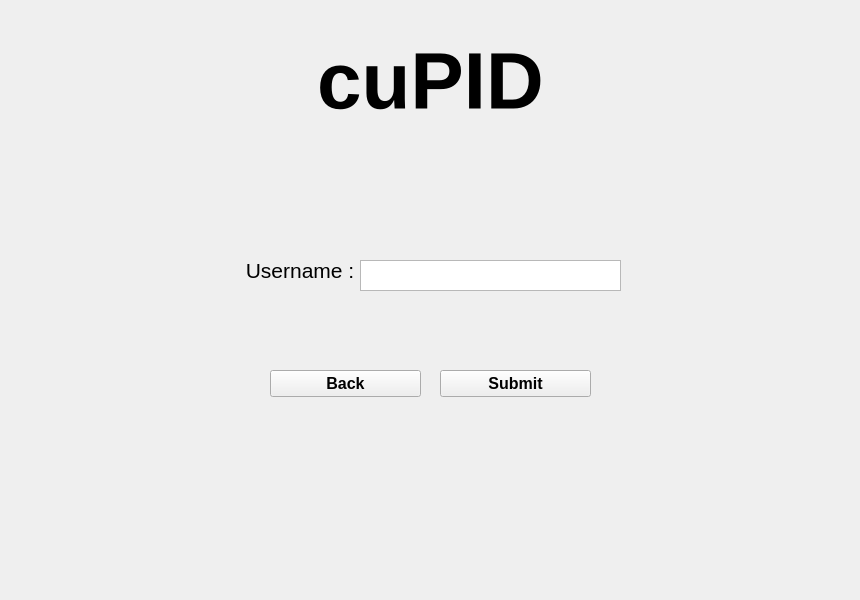
<?xml version="1.0" encoding="UTF-8"?>
<ui version="4.0">
 <class>StudentLoginPage</class>
 <widget class="QWidget" name="StudentLoginPage">
  <property name="geometry">
   <rect>
    <x>0</x>
    <y>0</y>
    <width>860</width>
    <height>600</height>
   </rect>
  </property>
  <property name="windowTitle">
   <string>Form</string>
  </property>
  <widget class="QLabel" name="usernameLabel">
   <property name="geometry">
    <rect>
     <x>240</x>
     <y>260</y>
     <width>121</width>
     <height>21</height>
    </rect>
   </property>
   <property name="font">
    <font>
     <pointsize>16</pointsize>
     <weight>50</weight>
     <bold>false</bold>
    </font>
   </property>
   <property name="text">
    <string> Username :</string>
   </property>
  </widget>
  <widget class="QTextEdit" name="usernameTextEdit">
   <property name="geometry">
    <rect>
     <x>360</x>
     <y>260</y>
     <width>261</width>
     <height>31</height>
    </rect>
   </property>
  </widget>
  <widget class="QPushButton" name="submitButton">
   <property name="geometry">
    <rect>
     <x>440</x>
     <y>370</y>
     <width>151</width>
     <height>27</height>
    </rect>
   </property>
   <property name="font">
    <font>
     <pointsize>12</pointsize>
     <weight>75</weight>
     <bold>true</bold>
    </font>
   </property>
   <property name="text">
    <string>Submit</string>
   </property>
  </widget>
  <widget class="QWidget" name="verticalLayoutWidget_2">
   <property name="geometry">
    <rect>
     <x>10</x>
     <y>10</y>
     <width>841</width>
     <height>141</height>
    </rect>
   </property>
   <layout class="QVBoxLayout" name="verticalLayout_3">
    <item alignment="Qt::AlignHCenter">
     <widget class="QLabel" name="label_2">
      <property name="font">
       <font>
        <pointsize>60</pointsize>
        <weight>75</weight>
        <bold>true</bold>
       </font>
      </property>
      <property name="text">
       <string>cuPID</string>
      </property>
     </widget>
    </item>
   </layout>
  </widget>
  <widget class="QPushButton" name="backButton">
   <property name="geometry">
    <rect>
     <x>270</x>
     <y>370</y>
     <width>151</width>
     <height>27</height>
    </rect>
   </property>
   <property name="font">
    <font>
     <pointsize>12</pointsize>
     <weight>75</weight>
     <bold>true</bold>
    </font>
   </property>
   <property name="text">
    <string>Back</string>
   </property>
  </widget>
  <widget class="QLabel" name="errorLabel">
   <property name="geometry">
    <rect>
     <x>360</x>
     <y>230</y>
     <width>261</width>
     <height>20</height>
    </rect>
   </property>
   <property name="palette">
    <palette>
     <active>
      <colorrole role="WindowText">
       <brush brushstyle="SolidPattern">
        <color alpha="255">
         <red>170</red>
         <green>0</green>
         <blue>0</blue>
        </color>
       </brush>
      </colorrole>
      <colorrole role="Button">
       <brush brushstyle="SolidPattern">
        <color alpha="255">
         <red>181</red>
         <green>7</green>
         <blue>10</blue>
        </color>
       </brush>
      </colorrole>
      <colorrole role="Light">
       <brush brushstyle="SolidPattern">
        <color alpha="255">
         <red>255</red>
         <green>26</green>
         <blue>30</blue>
        </color>
       </brush>
      </colorrole>
      <colorrole role="Midlight">
       <brush brushstyle="SolidPattern">
        <color alpha="255">
         <red>218</red>
         <green>16</green>
         <blue>20</blue>
        </color>
       </brush>
      </colorrole>
      <colorrole role="Dark">
       <brush brushstyle="SolidPattern">
        <color alpha="255">
         <red>90</red>
         <green>3</green>
         <blue>5</blue>
        </color>
       </brush>
      </colorrole>
      <colorrole role="Mid">
       <brush brushstyle="SolidPattern">
        <color alpha="255">
         <red>121</red>
         <green>4</green>
         <blue>6</blue>
        </color>
       </brush>
      </colorrole>
      <colorrole role="Text">
       <brush brushstyle="SolidPattern">
        <color alpha="255">
         <red>170</red>
         <green>0</green>
         <blue>0</blue>
        </color>
       </brush>
      </colorrole>
      <colorrole role="BrightText">
       <brush brushstyle="SolidPattern">
        <color alpha="255">
         <red>255</red>
         <green>255</green>
         <blue>255</blue>
        </color>
       </brush>
      </colorrole>
      <colorrole role="ButtonText">
       <brush brushstyle="SolidPattern">
        <color alpha="255">
         <red>0</red>
         <green>0</green>
         <blue>0</blue>
        </color>
       </brush>
      </colorrole>
      <colorrole role="Base">
       <brush brushstyle="SolidPattern">
        <color alpha="255">
         <red>255</red>
         <green>255</green>
         <blue>255</blue>
        </color>
       </brush>
      </colorrole>
      <colorrole role="Window">
       <brush brushstyle="SolidPattern">
        <color alpha="255">
         <red>181</red>
         <green>7</green>
         <blue>10</blue>
        </color>
       </brush>
      </colorrole>
      <colorrole role="Shadow">
       <brush brushstyle="SolidPattern">
        <color alpha="255">
         <red>0</red>
         <green>0</green>
         <blue>0</blue>
        </color>
       </brush>
      </colorrole>
      <colorrole role="AlternateBase">
       <brush brushstyle="SolidPattern">
        <color alpha="255">
         <red>218</red>
         <green>131</green>
         <blue>132</blue>
        </color>
       </brush>
      </colorrole>
      <colorrole role="ToolTipBase">
       <brush brushstyle="SolidPattern">
        <color alpha="255">
         <red>255</red>
         <green>255</green>
         <blue>220</blue>
        </color>
       </brush>
      </colorrole>
      <colorrole role="ToolTipText">
       <brush brushstyle="SolidPattern">
        <color alpha="255">
         <red>0</red>
         <green>0</green>
         <blue>0</blue>
        </color>
       </brush>
      </colorrole>
     </active>
     <inactive>
      <colorrole role="WindowText">
       <brush brushstyle="SolidPattern">
        <color alpha="255">
         <red>170</red>
         <green>0</green>
         <blue>0</blue>
        </color>
       </brush>
      </colorrole>
      <colorrole role="Button">
       <brush brushstyle="SolidPattern">
        <color alpha="255">
         <red>181</red>
         <green>7</green>
         <blue>10</blue>
        </color>
       </brush>
      </colorrole>
      <colorrole role="Light">
       <brush brushstyle="SolidPattern">
        <color alpha="255">
         <red>255</red>
         <green>26</green>
         <blue>30</blue>
        </color>
       </brush>
      </colorrole>
      <colorrole role="Midlight">
       <brush brushstyle="SolidPattern">
        <color alpha="255">
         <red>218</red>
         <green>16</green>
         <blue>20</blue>
        </color>
       </brush>
      </colorrole>
      <colorrole role="Dark">
       <brush brushstyle="SolidPattern">
        <color alpha="255">
         <red>90</red>
         <green>3</green>
         <blue>5</blue>
        </color>
       </brush>
      </colorrole>
      <colorrole role="Mid">
       <brush brushstyle="SolidPattern">
        <color alpha="255">
         <red>121</red>
         <green>4</green>
         <blue>6</blue>
        </color>
       </brush>
      </colorrole>
      <colorrole role="Text">
       <brush brushstyle="SolidPattern">
        <color alpha="255">
         <red>170</red>
         <green>0</green>
         <blue>0</blue>
        </color>
       </brush>
      </colorrole>
      <colorrole role="BrightText">
       <brush brushstyle="SolidPattern">
        <color alpha="255">
         <red>255</red>
         <green>255</green>
         <blue>255</blue>
        </color>
       </brush>
      </colorrole>
      <colorrole role="ButtonText">
       <brush brushstyle="SolidPattern">
        <color alpha="255">
         <red>0</red>
         <green>0</green>
         <blue>0</blue>
        </color>
       </brush>
      </colorrole>
      <colorrole role="Base">
       <brush brushstyle="SolidPattern">
        <color alpha="255">
         <red>255</red>
         <green>255</green>
         <blue>255</blue>
        </color>
       </brush>
      </colorrole>
      <colorrole role="Window">
       <brush brushstyle="SolidPattern">
        <color alpha="255">
         <red>181</red>
         <green>7</green>
         <blue>10</blue>
        </color>
       </brush>
      </colorrole>
      <colorrole role="Shadow">
       <brush brushstyle="SolidPattern">
        <color alpha="255">
         <red>0</red>
         <green>0</green>
         <blue>0</blue>
        </color>
       </brush>
      </colorrole>
      <colorrole role="AlternateBase">
       <brush brushstyle="SolidPattern">
        <color alpha="255">
         <red>218</red>
         <green>131</green>
         <blue>132</blue>
        </color>
       </brush>
      </colorrole>
      <colorrole role="ToolTipBase">
       <brush brushstyle="SolidPattern">
        <color alpha="255">
         <red>255</red>
         <green>255</green>
         <blue>220</blue>
        </color>
       </brush>
      </colorrole>
      <colorrole role="ToolTipText">
       <brush brushstyle="SolidPattern">
        <color alpha="255">
         <red>0</red>
         <green>0</green>
         <blue>0</blue>
        </color>
       </brush>
      </colorrole>
     </inactive>
     <disabled>
      <colorrole role="WindowText">
       <brush brushstyle="SolidPattern">
        <color alpha="255">
         <red>90</red>
         <green>3</green>
         <blue>5</blue>
        </color>
       </brush>
      </colorrole>
      <colorrole role="Button">
       <brush brushstyle="SolidPattern">
        <color alpha="255">
         <red>181</red>
         <green>7</green>
         <blue>10</blue>
        </color>
       </brush>
      </colorrole>
      <colorrole role="Light">
       <brush brushstyle="SolidPattern">
        <color alpha="255">
         <red>255</red>
         <green>26</green>
         <blue>30</blue>
        </color>
       </brush>
      </colorrole>
      <colorrole role="Midlight">
       <brush brushstyle="SolidPattern">
        <color alpha="255">
         <red>218</red>
         <green>16</green>
         <blue>20</blue>
        </color>
       </brush>
      </colorrole>
      <colorrole role="Dark">
       <brush brushstyle="SolidPattern">
        <color alpha="255">
         <red>90</red>
         <green>3</green>
         <blue>5</blue>
        </color>
       </brush>
      </colorrole>
      <colorrole role="Mid">
       <brush brushstyle="SolidPattern">
        <color alpha="255">
         <red>121</red>
         <green>4</green>
         <blue>6</blue>
        </color>
       </brush>
      </colorrole>
      <colorrole role="Text">
       <brush brushstyle="SolidPattern">
        <color alpha="255">
         <red>90</red>
         <green>3</green>
         <blue>5</blue>
        </color>
       </brush>
      </colorrole>
      <colorrole role="BrightText">
       <brush brushstyle="SolidPattern">
        <color alpha="255">
         <red>255</red>
         <green>255</green>
         <blue>255</blue>
        </color>
       </brush>
      </colorrole>
      <colorrole role="ButtonText">
       <brush brushstyle="SolidPattern">
        <color alpha="255">
         <red>90</red>
         <green>3</green>
         <blue>5</blue>
        </color>
       </brush>
      </colorrole>
      <colorrole role="Base">
       <brush brushstyle="SolidPattern">
        <color alpha="255">
         <red>181</red>
         <green>7</green>
         <blue>10</blue>
        </color>
       </brush>
      </colorrole>
      <colorrole role="Window">
       <brush brushstyle="SolidPattern">
        <color alpha="255">
         <red>181</red>
         <green>7</green>
         <blue>10</blue>
        </color>
       </brush>
      </colorrole>
      <colorrole role="Shadow">
       <brush brushstyle="SolidPattern">
        <color alpha="255">
         <red>0</red>
         <green>0</green>
         <blue>0</blue>
        </color>
       </brush>
      </colorrole>
      <colorrole role="AlternateBase">
       <brush brushstyle="SolidPattern">
        <color alpha="255">
         <red>181</red>
         <green>7</green>
         <blue>10</blue>
        </color>
       </brush>
      </colorrole>
      <colorrole role="ToolTipBase">
       <brush brushstyle="SolidPattern">
        <color alpha="255">
         <red>255</red>
         <green>255</green>
         <blue>220</blue>
        </color>
       </brush>
      </colorrole>
      <colorrole role="ToolTipText">
       <brush brushstyle="SolidPattern">
        <color alpha="255">
         <red>0</red>
         <green>0</green>
         <blue>0</blue>
        </color>
       </brush>
      </colorrole>
     </disabled>
    </palette>
   </property>
   <property name="text">
    <string/>
   </property>
   <property name="alignment">
    <set>Qt::AlignCenter</set>
   </property>
  </widget>
 </widget>
 <resources/>
 <connections/>
</ui>
